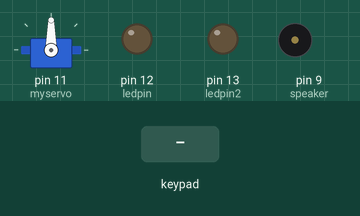
The sketch below on a simulated Arduino Uno, built with avr-gcc and run on an emulated ATmega328P. On the bench: servo, output pins drawn as LEDs (lit = HIGH), buzzer (waves = sounding, pin HIGH). Dashed ring = blinking. Inputs (shaded band) come from the test bench.

Above: at 1.2 s.
1.3 s: keypad keys 1 2 3 4 pressed 0.4 s apart
At 3.3 s:
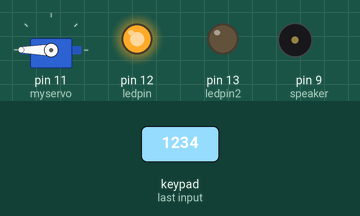
4.4 s: keypad keys 8 7 6 5 pressed 0.4 s apart
At 5.7 s:
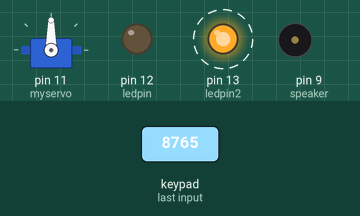
Timing chart, 0 to 7.7 s (numbered marks = the images above; inputs shaded):
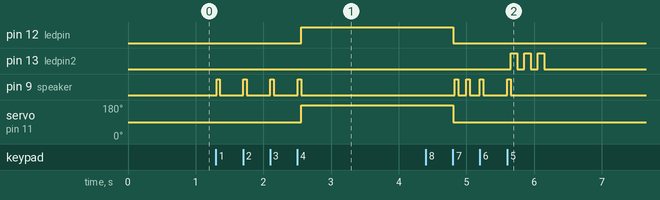

The sketch:

keypad_servo.ino
```cpp
#include <Servo.h>
#include <Key.h>
#include <Keypad.h>
const byte ROWS = 4; //four rows
const byte COLS = 3; //three columns
char keys[ROWS][COLS] = {
  {'1','2','3'},
  {'4','5','6'},
  {'7','8','9'},
  {'*','0','#'}
};
byte rowPins[ROWS] = {8, 7, 6, 5}; //connect to the row pinouts of the keypad
byte colPins[COLS] = {4, 3, 2}; //connect to the column pinouts of the keypad

Keypad keypad = Keypad( makeKeymap(keys), rowPins, colPins, ROWS, COLS );
#define speaker 9
#define ledpin 12
#define ledpin2 13
String combo="1234";
int i=0;
int limiter=0;
char key;
Servo myservo;

void setup()
{
  pinMode(speaker,OUTPUT);
  pinMode(ledpin,OUTPUT);
  pinMode(ledpin2,OUTPUT);
  Serial.begin(9600);
  myservo.attach(11);
}

void loop()
{
  key=keypad.getKey();
  if(key)

  {
    digitalWrite(speaker, HIGH);
    delay(50);
    digitalWrite(speaker, LOW);

    if(key==combo[i]&&limiter==i){
      i++;
      limiter++;
      if(i>3&&limiter>3){
        digitalWrite(ledpin,HIGH);
        myservo.write(180);
        delay(2250);
        digitalWrite(ledpin,LOW);
        myservo.write(90);
        i=0;
        limiter=0;
      }
    }
    else{
      limiter++;
      if(limiter>3){
       digitalWrite(ledpin2,HIGH);
       delay(100);
       digitalWrite(ledpin2,LOW);
       delay(100);
       digitalWrite(ledpin2, HIGH);
       delay(100);
       digitalWrite(ledpin2, LOW);
       delay(100);
       digitalWrite(ledpin2, HIGH);
       delay(100);
       digitalWrite(ledpin2, LOW);
       i=0;
       limiter=0;
      }
    }
  }
}
```

Measured:
- after the input at 1.3 s, pin 12 (ledpin): LOW → HIGH after 1.3 s; pin 9 (speaker): alternates HIGH for 0.05 s and LOW for 0.35 s, 8 changes in all, then stays LOW, starting at once; servo on pin 11 (myservo): 90° → 180° after 1.3 s
- after the input at 4.4 s, pin 13 (ledpin2): alternates HIGH for 0.10 s and LOW for 0.10 s, 6 changes in all, then stays LOW, starting after 1.3 s
